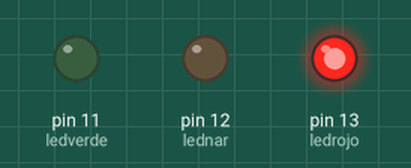
Bench run of a sketch on a simulated Arduino Uno, built with avr-gcc and run on an emulated ATmega328P. Parts: output pins drawn as LEDs (lit = HIGH).

Above: at 0.05 s.
At 2.91 s:
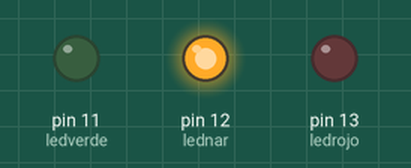
Timing chart, 0 to 3.2 s (numbered marks = the images above):
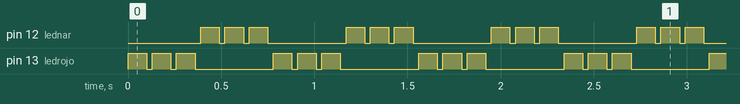

Measured:
- by itself, pin 12 (lednar), pin 13 (ledrojo): repeats every 0.78 s: 2 × (LOW 0.03 s, HIGH 0.10 s), LOW 0.42 s, HIGH 0.10 s
- by itself, everything shown: repeats every 0.78 s, in 4 steps

The sketch:

cemaforo.ino
```cpp
int ledrojo = 13;
int lednar = 12;
int ledverde = 11;

void setup() {
  // put your setup code here, to run once:
pinMode(ledrojo,OUTPUT);
pinMode(lednar,OUTPUT);
pinMode(ledverde,OUTPUT);
}

void loop() {
  // put your main code here, to run repeatedly:
digitalWrite(ledrojo,HIGH);
delay(100); //tiempo de espera
digitalWrite(ledrojo,LOW);
delay(30);
digitalWrite(ledrojo,HIGH);
delay(100); //tiempo de espera
digitalWrite(ledrojo,LOW);
delay(30);
digitalWrite(ledrojo,HIGH);
delay(100); //tiempo de espera
digitalWrite(ledrojo,LOW);
delay(30);
digitalWrite(lednar,HIGH);
delay(100); //tiempo de espera
digitalWrite(lednar,LOW);
delay(30);
digitalWrite(lednar,HIGH);
delay(100); //tiempo de espera
digitalWrite(lednar,LOW);
delay(30);
digitalWrite(lednar,HIGH);
delay(100); //tiempo de espera
digitalWrite(lednar,LOW);
delay(30);
digitalWrite(ledverde,HIGH);
delay(000); //tiempo de espera
digitalWrite(ledverde,LOW);
delay(000);
}
```
